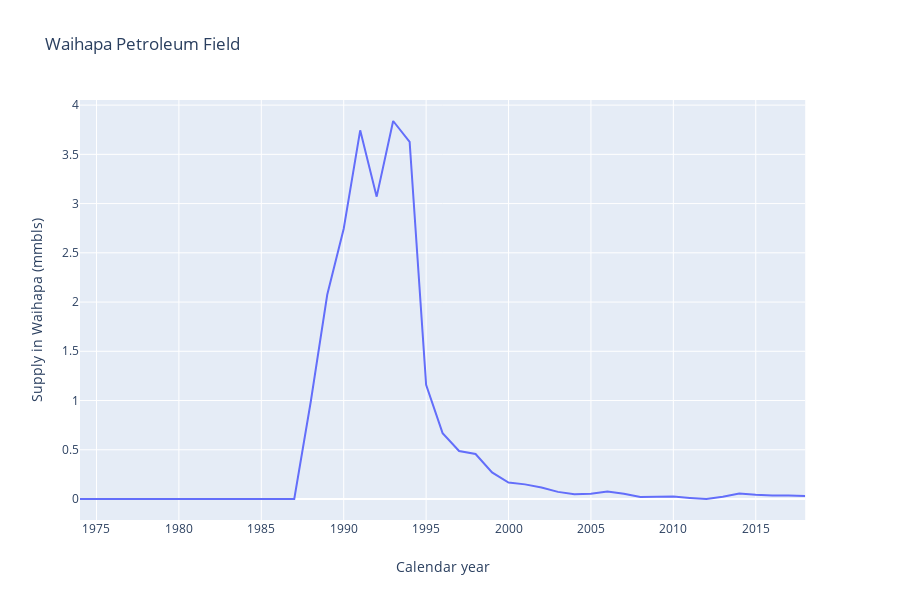

Notebook code for this chart:
### Code cell
import pandas as pd
import requests
import io
import plotly.express as px
import os

url = 'https://www.mbie.govt.nz/assets/Data-Files/Energy/nz-energy-quarterly-and-energy-in-nz/Oil.xlsx'

df = pd.read_excel(url, 'Annual_mmbls')
df = df.T

new_header = df.iloc[0]
df = df[1:]
df.columns = new_header
df = df.dropna(axis=1, how='all')

if not os.path.exists("images"):
    os.mkdir("images")

fig = px.line(df, x=" Calendar year", y="Waihapa", title='Waihapa Petroleum Field')
fig.layout.yaxis.title = 'Supply in Waihapa (mmbls)'

fig.show()

### Figure 1 — Plotly figure (JSON) as saved in the notebook; plotly's stock layout.template omitted (floating-point values rounded to 4 significant figures)
{"data": [{"hoverlabel": {"namelength": 0}, "hovertemplate": " Calendar year=%{x}<br>Waihapa=%{y}", "legendgroup": "", "line": {"color": "#636efa", "dash": "solid"}, "mode": "lines", "name": "", "showlegend": false, "type": "scatter", "x": [1974, 1975, 1976, 1977, 1978, 1979, 1980, 1981, 1982, 1983, 1984, 1985, 1986, 1987, 1988, 1989, 1990, 1991, 1992, 1993, 1994, 1995, 1996, 1997, 1998, 1999, 2000, 2001, 2002, 2003, 2004, 2005, 2006, 2007, 2008, 2009, 2010, 2011, 2012, 2013, 2014, 2015, 2016, 2017, 2018], "xaxis": "x", "y": [0, 0, 0, 0, 0, 0, 0, 0, 0, 0, 0, 0, 0, 0, 0.9876, 2.074, 2.744, 3.744, 3.07, 3.839, 3.627, 1.159, 0.6692, 0.487, 0.4574, 0.2699, 0.1666, 0.1486, 0.1159, 0.07231, 0.04821, 0.05298, 0.0765, 0.05404, 0.0202, 0.02058, 0.02462, 0.01079, 0.0001824, 0.02262, 0.05538, 0.04323, 0.03496, 0.03489, 0.02929], "yaxis": "y"}], "layout": {"height": 600, "legend": {"tracegroupgap": 0}, "title": {"text": "Waihapa Petroleum Field"}, "xaxis": {"anchor": "y", "domain": [0, 0.98], "title": {"text": " Calendar year"}}, "yaxis": {"anchor": "x", "domain": [0, 1], "title": {"text": "Supply in Waihapa (mmbls)"}}}}
